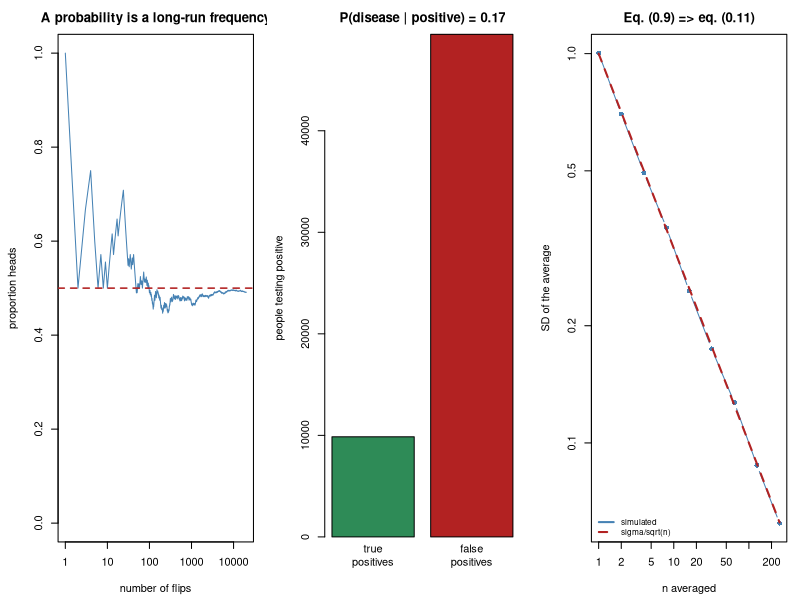

The R script that drew this image:
#' ---
#' title: "Foundations 2 - Probability, independence, and conditional probability"
#' output: html_document
#' ---
#'
#' **Curriculum link:** `stats.md` -> Part 0, §0.4, equations (0.1)-(0.9)
#' **Assumes:** `F1`.
#'
#' ## Why you need this
#'
#' Your sample could have come out otherwise. Probability is the mathematics
#' of "could have come out otherwise", which is why it sits underneath every
#' p-value, confidence interval and error rate in this course.
#'
#' You need surprisingly little of it. This module covers all of it.

#+ setup, message = FALSE
MODULE_NAME <- "F2_probability_basics"
OUT <- file.path(Sys.getenv("STATS_OUT", unset = "results"), MODULE_NAME)
dir.create(OUT, recursive = TRUE, showWarnings = FALSE)
header <- function(txt) cat("\n", strrep("=", 72), "\n", txt, "\n",
                            strrep("=", 72), "\n", sep = "")
set.seed(102)

#' ## 1. A probability is a long-run frequency

#+ longrun
header("1. Probability is what happens in the long run")
flips <- rbinom(20000, 1, 0.5)          # 0 = tails, 1 = heads
cat(sprintf("  %-26s%20s\n", "after this many flips", "proportion heads"))
for (n in c(10, 100, 1000, 10000, 20000))
  cat(sprintf("  %-26s%20.4f\n", format(n, big.mark = ","), mean(flips[1:n])))
cat("
  The proportion wanders a lot early on and settles down later. That is all a
  probability is: the value the proportion settles to.

  Note what it does NOT tell you - whether the next flip is heads. A
  probability is a statement about a PROCESS repeated, never about a single
  outcome. That is exactly the distinction that makes confidence intervals and
  p-values so easy to misread (F5).\n")

#' ## 2. The two combining rules, eq. (0.2)-(0.3)

#+ rules
header("2. 'or' adds; 'and' multiplies (but only if independent)")
die <- sample(1:6, 200000, replace = TRUE)
cat("  OR rule, eq. (0.2) - for outcomes that cannot both happen:\n")
cat(sprintf("    P(1) = %.4f,  P(2) = %.4f\n", mean(die == 1), mean(die == 2)))
cat(sprintf("    P(1) + P(2)   = %.4f   <- the rule\n", mean(die == 1) + mean(die == 2)))
cat(sprintf("    P(1 or 2)     = %.4f   <- simulated\n", mean(die %in% c(1, 2))))
a <- rbinom(200000, 1, 0.5); b <- rbinom(200000, 1, 0.5)
cat("\n  AND rule, eq. (0.3) - for INDEPENDENT events:\n")
cat(sprintf("    P(A heads) = %.4f,  P(B heads) = %.4f\n", mean(a), mean(b)))
cat(sprintf("    product       = %.4f   <- the rule\n", mean(a)*mean(b)))
cat(sprintf("    P(both heads) = %.4f   <- simulated\n", mean(a == 1 & b == 1)))

#' ## 3. Independence, and what happens when it fails

#+ independence
header("3. When independence fails, multiplying gives the wrong answer")
## Two coins welded together: they always land the same way. Each is still a
## perfectly fair coin - P(heads) = 0.5 for each, separately.
welded <- rbinom(200000, 1, 0.5)
cc <- welded; dd <- welded
cat("  Two coins that are NOT independent (they always match):\n")
cat(sprintf("    P(C heads) = %.4f   <- still a fair coin\n", mean(cc)))
cat(sprintf("    P(D heads) = %.4f   <- still a fair coin\n", mean(dd)))
cat(sprintf("    product (what eq. 0.3 would give) = %.4f\n", mean(cc)*mean(dd)))
cat(sprintf("    P(both heads), actually           = %.4f\n", mean(cc == 1 & dd == 1)))
cat(sprintf("    the rule is wrong by a factor of  %.1fx\n",
            mean(cc == 1 & dd == 1)/(mean(cc)*mean(dd))))
cat("
  Each coin is individually fair. The rule still fails, because the rule was
  never about the individual coins - it was about their INDEPENDENCE.

  Now scale that up. This is the whole of pseudoreplication.\n")

## Two designs, both producing 120 numbers:
##   (a) 120 genuinely independent measurements
##   (b) 6 mice x 20 cells, where the 20 cells from one mouse share that
##       mouse's own level - so they are NOT independent of each other.
N_UNITS <- 6; N_SUB <- 20; SD_UNIT <- 1; SD_CELL <- 1; REPS <- 4000
indep_means <- numeric(REPS); clust_means <- numeric(REPS)
clust_naive <- numeric(REPS)
for (i in seq_len(REPS)) {
  indep_means[i] <- mean(rnorm(N_UNITS*N_SUB, 0, SD_CELL))
  mouse_level <- rnorm(N_UNITS, 0, SD_UNIT)
  cells <- rep(mouse_level, each = N_SUB) + rnorm(N_UNITS*N_SUB, 0, SD_CELL)
  clust_means[i] <- mean(cells)
  clust_naive[i] <- sd(cells)/sqrt(N_UNITS*N_SUB)
}
cat(sprintf("\n  %-40s%6s%22s\n", "design", "rows", "TRUE SD of the mean"))
cat(sprintf("  %-40s%6d%22.4f\n", "(a) 120 independent measurements",
            N_UNITS*N_SUB, sd(indep_means)))
cat(sprintf("  %-40s%6d%22.4f\n", "(b) 6 mice x 20 cells",
            N_UNITS*N_SUB, sd(clust_means)))
cat(sprintf("\n  For design (b), what s/sqrt(120) CLAIMS : %8.4f\n", mean(clust_naive)))
cat(sprintf("  What the uncertainty actually IS       : %8.4f\n", sd(clust_means)))
cat(sprintf("  The naive formula is too small by      : %8.1fx\n",
            sd(clust_means)/mean(clust_naive)))
cat(sprintf("  Treating the MOUSE as the unit gives   : %8.4f\n",
            sqrt(SD_UNIT^2 + SD_CELL^2/N_SUB)/sqrt(N_UNITS)))
cat("
  Both designs produce 120 numbers. Design (b) is far less informative,
  because its 120 rows contain only 6 independent facts about the population.

  The naive formula divides by sqrt(120) as if there were 120. The last line
  treats the mouse as the unit and divides by sqrt(6) instead - and that
  number matches the truth.

  This is not a subtle effect. In exercise E1 it turns p = 0.06 into
  p = 2e-12. Independence is not a technicality - it is the load-bearing
  assumption of applied statistics, and eq. (0.3) is where it enters.\n")

#' ## 4. Conditional probability, eq. (0.4)

#+ conditional
header("4. P(A given B) is not P(B given A)")
N <- 1000000
PREVALENCE <- 0.01; SENSITIVITY <- 0.99; SPECIFICITY <- 0.95
diseased <- runif(N) < PREVALENCE
positive <- ifelse(diseased, runif(N) < SENSITIVITY, runif(N) < (1 - SPECIFICITY))
cat(sprintf("  A disease %.0f%% of people have.\n", 100*PREVALENCE))
cat(sprintf("  A test that is %.0f%% sensitive and %.0f%% specific.\n\n",
            100*SENSITIVITY, 100*SPECIFICITY))
cat(sprintf("  %-46s%10s\n", "quantity", "value"))
cat(sprintf("  %-46s%10.3f\n", "P(test positive | you have it)", mean(positive[diseased])))
cat(sprintf("  %-46s%10.3f   <- !\n", "P(you have it | test positive)",
            mean(diseased[positive])))
cat(sprintf("\n  of %s positive tests, only %s are real cases\n",
            format(sum(positive), big.mark = ","),
            format(sum(positive & diseased), big.mark = ",")))
cat("
  The test is 99% accurate at detecting the disease, and yet a positive result
  means you probably do NOT have it. Nothing is wrong with the test. Healthy
  people vastly outnumber sick ones, so even a small false-positive RATE
  produces a large NUMBER of false positives.

  This asymmetry - P(A|B) is not P(B|A) - is the most misread idea in
  statistics, and it is exactly the mistake people make with p-values:

    a p-value is   P(data this extreme | no real effect)
    people read it P(no real effect | data this extreme)

  Those are as different as the two rows above. F5 returns to this.\n")

#' ## 5. Expectation and variance, eq. (0.5)-(0.7)

#+ moments
header("5. Expectation (where it sits) and variance (how spread out)")
MU <- 10; SIGMA <- 3
x <- rnorm(500000, MU, SIGMA)
cat(sprintf("  %-40s%-24s%10s\n", "quantity", "formula", "value"))
cat(sprintf("  %-40s%-24s%10.4f\n", "expected value E[X] = mu", "mean of X", mean(x)))
cat(sprintf("  %-40s%-24s%10.4f\n", "variance = E[(X - mu)^2]",
            "mean squared distance", mean((x - MU)^2)))
cat(sprintf("  %-40s%-24s%10.4f\n", "standard deviation", "sqrt(variance)",
            sqrt(mean((x - MU)^2))))
cat(sprintf("
  Why square the distances (eq. 0.6)? Because without squaring, the positives
  and negatives cancel exactly:

    mean of (X - mu)     = %9.5f   <- always ~0, useless
    mean of |X - mu|     = %9.5f   <- works, but awkward algebra
    mean of (X - mu)^2   = %9.5f   <- the variance

  Squaring makes the units wrong (squared grams), so we take the square root
  at the end and get the STANDARD DEVIATION - a spread in the original units.

  Rule of thumb for a bell-shaped variable: about 68%% of values fall within
  1 SD of the mean and 95%% within 2 SD. Check it:
    within 1 SD: %.1f%%
    within 2 SD: %.1f%%\n",
  mean(x - MU), mean(abs(x - MU)), mean((x - MU)^2),
  100*mean(abs(x - MU) < SIGMA), 100*mean(abs(x - MU) < 2*SIGMA)))

#' ## 6. The variance rule that explains everything, eq. (0.9)

#+ varsum
header("6. Variances add - for independent things (0.9)")
n <- 200000
X <- rnorm(n); Y <- rnorm(n); Z <- X
cat(sprintf("  %-34s%16s%18s\n", "", "Var(X)+Var(Y)", "Var(X+Y) actual"))
cat(sprintf("  %-34s%16.4f%18.4f\n", "X, Y independent", var(X) + var(Y), var(X + Y)))
cat(sprintf("  %-34s%16.4f%18.4f   <- rule fails\n", "X, Z identical (dependent)",
            var(X) + var(Z), var(X + Z)))
cat("\n  Now the consequence. Average n independent values and the variance\n")
cat("  of the average is divided by n, so its SD is divided by sqrt(n):\n\n")
cat(sprintf("  %-8s%18s%20s%16s\n", "n", "SD of one value", "SD of the average",
            "sigma/sqrt(n)"))
for (k in c(1, 4, 16, 64, 256)) {
  avgs <- replicate(20000, mean(rnorm(k)))
  cat(sprintf("  %-8d%18.4f%20.4f%16.4f\n", k, 1, sd(avgs), 1/sqrt(k)))
}
cat("
  The last two columns match. That is eq. (0.11), the STANDARD ERROR, and it
  falls straight out of eq. (0.9).

  Two consequences worth carrying with you:

    * To halve your uncertainty you must QUADRUPLE your sample. Precision is
      expensive, and gets more expensive the more you have.

    * The rule required INDEPENDENCE. If your n values are 20 cells from each
      of 6 mice, the variance does not divide by 120, and dividing by 120
      anyway is exactly the error in section 3.

  Everything in F4 is this table.\n")

#' ## 7. Figure

#+ figure
png(file.path(OUT, "probability_basics.png"), width = 1250, height = 420, res = 110)
par(mfrow = c(1, 3), mar = c(4.4, 4.4, 2.6, 1))
running <- cumsum(flips)/seq_along(flips)
plot(running, type = "l", log = "x", col = "steelblue", ylim = c(0, 1),
     xlab = "number of flips", ylab = "proportion heads",
     main = "A probability is a long-run frequency")
abline(h = 0.5, col = "firebrick", lty = 2, lwd = 1.5)
barplot(c(sum(positive & diseased), sum(positive & !diseased)),
        names.arg = c("true\npositives", "false\npositives"),
        col = c("seagreen", "firebrick"), ylab = "people testing positive",
        main = sprintf("P(disease | positive) = %.2f", mean(diseased[positive])))
ks <- c(1, 2, 4, 8, 16, 32, 64, 128, 256)
sds <- sapply(ks, function(k) sd(replicate(8000, mean(rnorm(k)))))
plot(ks, sds, type = "b", pch = 16, log = "xy", col = "steelblue",
     xlab = "n averaged", ylab = "SD of the average",
     main = "Eq. (0.9) => eq. (0.11)")
lines(ks, 1/sqrt(ks), col = "firebrick", lty = 2, lwd = 2)
legend("bottomleft", c("simulated", "sigma/sqrt(n)"),
       col = c("steelblue", "firebrick"), lty = c(1, 2), lwd = 2, bty = "n", cex = 0.75)
invisible(dev.off())
cat("\nFigure written to", file.path(OUT, "probability_basics.png"), "\n")

#' # PROBLEMS
#'
#' ### Problem 1: The base rate

#+ problem1
## ---- YOUR CODE HERE ----------------------------------------------------

## ---- SOLUTION (uncomment to check) -------------------------------------
# cat(sprintf("  %-14s%18s%18s\n", "prevalence", "P(pos | disease)", "P(disease | pos)"))
# for (prev in c(0.001, 0.01, 0.10, 0.30, 0.60)) {
#   dis <- runif(400000) < prev
#   pos <- ifelse(dis, runif(400000) < 0.99, runif(400000) < 0.05)
#   cat(sprintf("  %-13.1f%%%18.3f%18.3f\n", 100*prev, mean(pos[dis]), mean(dis[pos])))
# }
#
# ## The middle column never moves: the TEST has not changed. The right column
# ## swings from almost 0 to almost 1, purely because of how common the disease
# ## is in the population being tested.
# ##
# ## The same test is nearly useless for screening the general population and
# ## very informative in a high-risk clinic. This is why screening programmes
# ## target risk groups, and why "the test is 99% accurate" means nothing on
# ## its own.
# ##
# ## The statistical version: your interpretation of a positive RESULT depends
# ## on how plausible the thing was BEFORE you tested. That is Bayes' theorem,
# ## and it is why p = 0.04 means something quite different for a
# ## pre-registered hypothesis than for the 500th gene you looked at.

#' ### Problem 2: How much does dependence cost you?

#+ problem2
## ---- YOUR CODE HERE ----------------------------------------------------

## ---- SOLUTION (uncomment to check) -------------------------------------
# n_groups <- 6; per_group <- 20
# cat(sprintf("  %-12s%8s%18s%20s%14s\n", "group SD", "ICC",
#             "true SD of mean", "naive s/sqrt(120)", "too small by"))
# for (sd_group in c(0, 0.3, 0.7, 1.5)) {
#   tr <- numeric(2000); nv <- numeric(2000)
#   for (i in 1:2000) {
#     g <- rnorm(n_groups, 0, sd_group)
#     y <- rep(g, each = per_group) + rnorm(n_groups*per_group, 0, 1)
#     tr[i] <- mean(y); nv[i] <- sd(y)/sqrt(length(y))
#   }
#   icc <- sd_group^2/(sd_group^2 + 1)
#   cat(sprintf("  %-12.1f%8.2f%18.4f%20.4f%13.1fx\n", sd_group, icc,
#               sd(tr), mean(nv), sd(tr)/mean(nv)))
# }
#
# ## With no group effect the two columns agree - the 120 values really are
# ## independent. As the group effect grows they diverge fast, and the naive
# ## formula understates the uncertainty several-fold.
# ##
# ## The ICC column is the fraction of total variance that lives BETWEEN
# ## groups. Even an ICC of 0.1 - which sounds negligible - does real damage,
# ## because the penalty depends on the GROUP SIZE too: it is 1 + (m-1) x ICC,
# ## the "design effect" of eq. (1.8). With m = 20 cells per mouse, an ICC of
# ## 0.1 means each mouse contributes about a third of what you thought.
# ##
# ## The fix is never a better formula. It is to analyse at the level of the
# ## unit you randomised (F1, Problem 3) or to model the grouping explicitly
# ## with a mixed model (Topic 14).

#' ### Problem 3: Does the rule of thumb survive a skewed variable?

#+ problem3
## ---- YOUR CODE HERE ----------------------------------------------------

## ---- SOLUTION (uncomment to check) -------------------------------------
# normal_x <- rnorm(200000, 100, 20)
# skewed_x <- rlnorm(200000, log(100), 0.9)
# cat(sprintf("  %-22s%9s%9s%14s%14s%16s\n", "variable", "mean", "median",
#             "within 1 SD", "within 2 SD", "below the mean"))
# for (nm in c("normal", "skewed (lognormal)")) {
#   v <- if (nm == "normal") normal_x else skewed_x
#   m <- mean(v); s <- sd(v)
#   cat(sprintf("  %-22s%9.1f%9.1f%13.1f%%%13.1f%%%15.1f%%\n", nm, m, median(v),
#               100*mean(abs(v - m) < s), 100*mean(abs(v - m) < 2*s), 100*mean(v < m)))
# }
# lv <- log(skewed_x); m <- mean(lv); s <- sd(lv)
# cat("\n  after taking logs of the skewed variable:\n")
# cat(sprintf("  %-22s%9.1f%9.1f%13.1f%%%13.1f%%%15.1f%%\n", "log(skewed)", m,
#             median(lv), 100*mean(abs(lv - m) < s), 100*mean(abs(lv - m) < 2*s),
#             100*mean(lv < m)))
#
# ## For the skewed variable the rule of thumb breaks, and note the last
# ## column: far MORE than half the values sit below the mean. A few large
# ## values drag the mean above the typical value, so "the average expression"
# ## is not a description of a typical gene.
# ##
# ## Taking logs restores the bell shape, and with it the rule of thumb and the
# ## entire standard toolkit. This is why expression, concentrations and
# ## survival times are analysed on a log scale - not tradition, but because
# ## the log turns multiplicative, skewed variation into additive, symmetric
# ## variation. Topic 2 covers when a transformation is appropriate and what it
# ## does to the interpretation of your effect size.

#' ## What to take away
#'
#' 1. A probability is a **long-run frequency**, never a statement about one
#'    outcome.
#' 2. "Or" adds; "and" multiplies **only under independence**.
#' 3. **Independence is the assumption biology breaks**, and eq. (0.3) is
#'    where the damage begins.
#' 4. $P(A \mid B) \neq P(B \mid A)$ - the p-value misreading.
#' 5. Variance is the average **squared** distance from the mean.
#' 6. Variances **add for independent things**: which is why averaging works
#'    and why $\mathrm{SE} = \sigma/\sqrt{n}$.
#'
#' **Next:** `F3_distributions.R`
